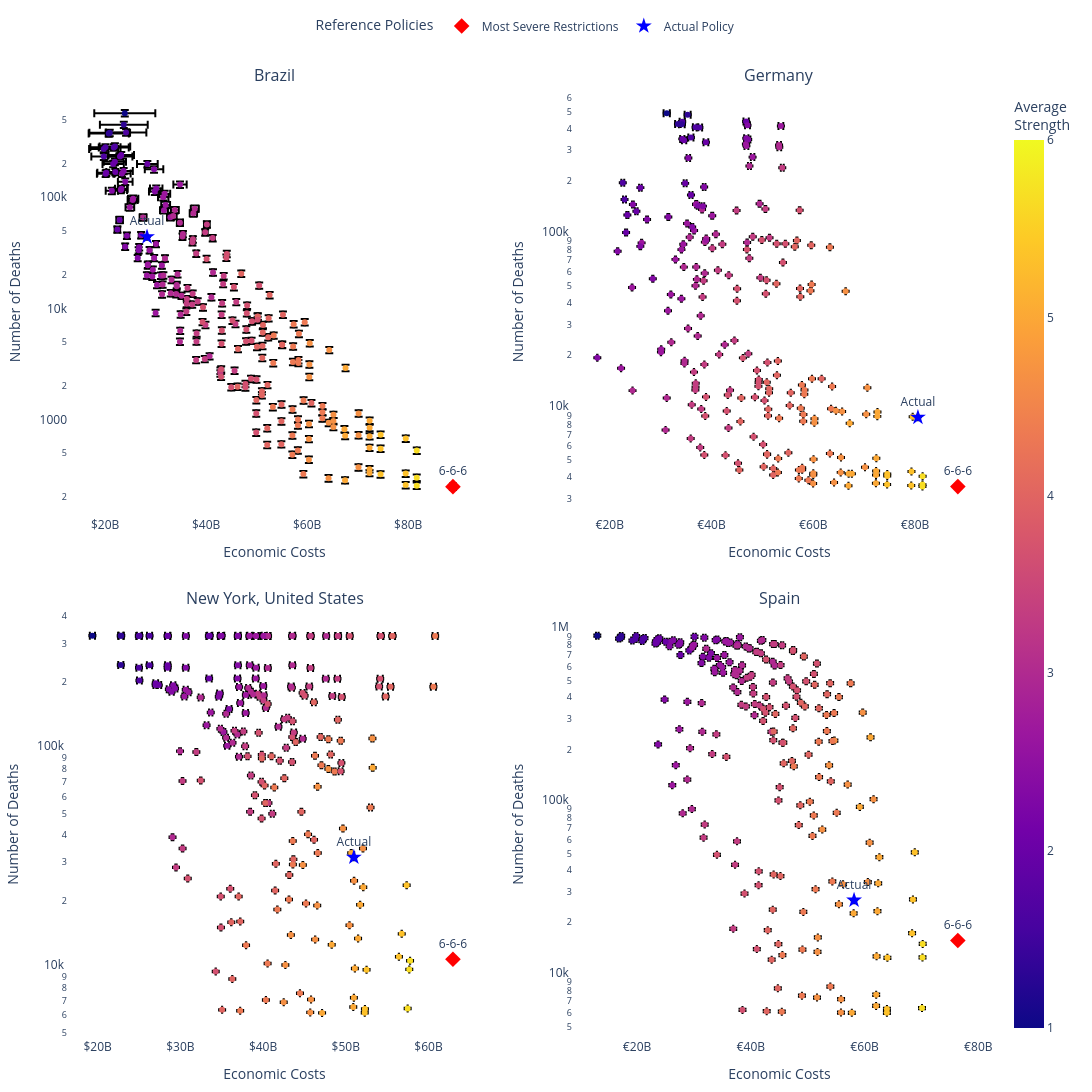

Write notebook code for a chart like this one.
### Code cell
def shorten_policy_string(pname):
    policies = pname.split("-")
    DICT_POLICY_CODE = {
        'No_Measure': "1",
        'Restrict_Mass_Gatherings': "2",
        'Authorize_Schools_but_Restrict_Mass_Gatherings_and_Others': "3",
        # 'Mass_Gatherings_Authorized_But_Others_Restricted': "3",
        'Restrict_Mass_Gatherings_and_Schools': "4",
        'Restrict_Mass_Gatherings_and_Schools_and_Others': "5",
        'Lockdown': "6"
    }
    short_name = '-'.join([DICT_POLICY_CODE[pol] for pol in policies])
    return short_name

# Currency symbol mapping
currency_symbols = {
    'US': '$', 'ES': '€', 'GB': '£', 'CN': '¥', 'JP': '¥', 'IN': '₹', 'DE': '€', 'FR': '€',
    # Add more country codes and symbols as needed
}
name_codes = {
    'US-NY': 'New York, United States', 'ES': 'Spain', 'DE': 'Germany', 'BR': 'Brazil'
    # Add more country codes and symbols as needed
}

cost_colors = {
    'st_economic_costs': '#636EFA',  # blue
    'd_costs': '#EF553B',  # red
    'h_costs': '#00CC96',  # green
    'mh_costs': '#AB63FA'  # purple
}
def get_currency_symbol(country_code):
    # Extract the ISO country code (first two characters)
    iso_code = country_code.split('-')[0]
    return currency_symbols.get(iso_code, '$')  # Default to '$' if not found


def region_policy_scatter_plot_panel(results: pd.DataFrame, start_date: str = "3/15/2020", 
                                     y_val: str = 'num_deaths', width: int = 600, height: int = 600):
    regions = results['country'].unique()
    num_regions = len(regions)
    num_rows = math.ceil(num_regions / 2)

    
    # Create a subplot grid with two columns
    fig = make_subplots(rows=num_rows, cols=2, shared_xaxes=False, shared_yaxes=False, 
                        subplot_titles=[name_codes[x] for x in regions], vertical_spacing=0.1, horizontal_spacing=0.1)
    
    for i, region in enumerate(regions):
        df = results.query("start_date == @start_date and country == @region")
        if y_val == 'life_costs':
            df['life_costs'] = df.d_costs + df.h_costs + df.mh_costs
            df['life_costs_lb'] = df.d_costs_lb + df.h_costs + df.mh_costs_lb
            df['life_costs_ub'] = df.d_costs_ub + df.h_costs + df.mh_costs_ub
        df['st_economic_costs_lerr'] = df['st_economic_costs'] - df['st_economic_costs_lb']
        df['st_economic_costs_uerr'] = df['st_economic_costs_ub'] - df['st_economic_costs']
        df[f'{y_val}_lerr'] = df[y_val] - df[f'{y_val}_lb']
        df[f'{y_val}_uerr'] = df[f'{y_val}_ub'] - df[y_val]

        # Calculate average strength and add it as a column
        df['avg_strength'] = df['short_policy_name'].apply(lambda x: sum(map(int, x.split('-'))) / 3 if x != 'actual' else None)

        y_val_name = 'Number of Deaths' if y_val == 'num_deaths' else \
            'Humanitarian Costs' if y_val == 'life_costs' else y_val

        # Get the currency symbol for the region
        country_code = df['country'].iloc[0]
        currency_symbol = get_currency_symbol(country_code)
        
        scatter = px.scatter(df, x='st_economic_costs', y=y_val, color='avg_strength',
                             error_x='st_economic_costs_uerr', error_x_minus='st_economic_costs_lerr',
                             error_y=f'{y_val}_uerr', error_y_minus=f'{y_val}_lerr', log_x=False, log_y=True, 
                             hover_name="short_policy_name", hover_data=["num_deaths", "num_cases", "mh_costs", "h_costs", "avg_strength"],
                             labels={'st_economic_costs': 'Economic Costs', y_val: y_val_name, "avg_strength": "Average Strength"},
                             template="plotly_white", color_continuous_scale=px.colors.sequential.Reds)

        # Add traces to the subplot
        for trace in scatter.data:
            fig.add_trace(trace, row=(i//2) + 1, col=(i % 2) + 1)
        
        # Highlight the policy "6-6-6" without adding it to the legend multiple times
        highlight_policy = df[df['short_policy_name'] == '6-6-6']
        if not highlight_policy.empty:
            fig.add_trace(go.Scatter(
                x=highlight_policy['st_economic_costs'],
                y=highlight_policy[y_val],
                mode='markers+text',
                marker=dict(color='red', size=12, symbol='diamond'),
                showlegend=False,
                text=["6-6-6"],
                textposition="top center",
                hoverinfo='skip'
            ), row=(i//2) + 1, col=(i % 2) + 1)

        # Highlight the "actual" policy without adding it to the legend multiple times
        actual_policy = df[df['short_policy_name'] == 'actual']
        if not actual_policy.empty:
            fig.add_trace(go.Scatter(
                x=actual_policy['st_economic_costs'],
                y=actual_policy[y_val],
                mode='markers+text',
                marker=dict(color='blue', size=12, symbol='star'),
                showlegend=False,
                text=["Actual"],
                textposition="top center",
                hoverinfo='skip'
            ), row=(i//2) + 1, col=(i % 2) + 1)

        # Update axes with the correct currency symbol and log scale for y-axis
        fig.update_xaxes(title_text='Economic Costs', tickprefix=currency_symbol, row=(i//2) + 1, col=(i % 2) + 1)
        fig.update_yaxes(title_text=y_val_name, type='log', row=(i//2) + 1, col=(i % 2) + 1)
        if y_val == 'life_costs':
            fig.update_yaxes(tickprefix=currency_symbol, type='log', row=(i//2) + 1, col=(i % 2) + 1)

    # Add legend items for the special points
    fig.add_trace(go.Scatter(
        x=[None],
        y=[None],
        mode='markers',
        marker=dict(color='red', size=12, symbol='diamond'),
        name="Most Severe Restrictions"
    ))
    fig.add_trace(go.Scatter(
        x=[None],
        y=[None],
        mode='markers',
        marker=dict(color='blue', size=12, symbol='star'),
        name="Actual Policy"
    ))

    # Update layout
    fig.update_layout(
        legend=dict(title='Reference Policies', orientation='h', y=1.05, yanchor='bottom', x=0.5, xanchor='center', traceorder='normal'),
        coloraxis_colorbar=dict(title='Average<br>Strength'),
        margin=dict(l=40, r=40, t=80, b=40),
        plot_bgcolor='rgba(0,0,0,0)',
        width=width * 2,
        height=height * num_rows
    )

    return fig
region_policy_scatter_plot_panel(results, start_date = "3/15/2020")
# region_policy_scatter_plot_panel(results, region_name = "BR",start_date = "3/15/2020")

### Figure 1 — Plotly figure (JSON) as saved in the notebook; plotly's stock layout.template omitted (floating-point values rounded to 4 significant figures; data arrays with more than 128 entries replaced by an {"elided": "..."} marker saying what was removed)
{"data": [{"customdata": {"elided": "217x4 float values"}, "error_x": {"array": {"elided": "217 float values"}, "arrayminus": {"elided": "217 float values"}}, "error_y": {"array": {"elided": "217 int values"}, "arrayminus": {"elided": "217 int values"}}, "hovertemplate": "<b>%{hovertext}</b><br><br>Economic Costs=%{x}<br>Number of Deaths=%{y}<br>num_cases=%{customdata[0]}<br>mh_costs=%{customdata[1]}<br>h_costs=%{customdata[2]}<br>Average Strength=%{marker.color}<extra></extra>", "hovertext": {"elided": "217 str values"}, "legendgroup": "", "marker": {"color": {"elided": "217 float values"}, "coloraxis": "coloraxis", "symbol": "circle"}, "mode": "markers", "name": "", "orientation": "v", "showlegend": false, "type": "scatter", "x": {"elided": "217 float values"}, "xaxis": "x", "y": {"elided": "217 int values"}, "yaxis": "y"}, {"hoverinfo": "skip", "marker": {"color": "red", "size": 12, "symbol": "diamond"}, "mode": "markers+text", "showlegend": false, "text": ["6-6-6"], "textposition": "top center", "type": "scatter", "x": [88860000000.0], "xaxis": "x", "y": [249], "yaxis": "y"}, {"hoverinfo": "skip", "marker": {"color": "blue", "size": 12, "symbol": "star"}, "mode": "markers+text", "showlegend": false, "text": ["Actual"], "textposition": "top center", "type": "scatter", "x": [28290000000.0], "xaxis": "x", "y": [43959], "yaxis": "y"}, {"customdata": {"elided": "217x4 float values"}, "error_x": {"array": {"elided": "217 float values"}, "arrayminus": {"elided": "217 float values"}}, "error_y": {"array": {"elided": "217 int values"}, "arrayminus": {"elided": "217 int values"}}, "hovertemplate": "<b>%{hovertext}</b><br><br>Economic Costs=%{x}<br>Number of Deaths=%{y}<br>num_cases=%{customdata[0]}<br>mh_costs=%{customdata[1]}<br>h_costs=%{customdata[2]}<br>Average Strength=%{marker.color}<extra></extra>", "hovertext": {"elided": "217 str values"}, "legendgroup": "", "marker": {"color": {"elided": "217 float values"}, "coloraxis": "coloraxis", "symbol": "circle"}, "mode": "markers", "name": "", "orientation": "v", "showlegend": false, "type": "scatter", "x": {"elided": "217 float values"}, "xaxis": "x2", "y": {"elided": "217 int values"}, "yaxis": "y2"}, {"hoverinfo": "skip", "marker": {"color": "red", "size": 12, "symbol": "diamond"}, "mode": "markers+text", "showlegend": false, "text": ["6-6-6"], "textposition": "top center", "type": "scatter", "x": [88430000000.0], "xaxis": "x2", "y": [3522], "yaxis": "y2"}, {"hoverinfo": "skip", "marker": {"color": "blue", "size": 12, "symbol": "star"}, "mode": "markers+text", "showlegend": false, "text": ["Actual"], "textposition": "top center", "type": "scatter", "x": [80580916230], "xaxis": "x2", "y": [8796], "yaxis": "y2"}, {"customdata": {"elided": "217x4 float values"}, "error_x": {"array": {"elided": "217 float values"}, "arrayminus": {"elided": "217 float values"}}, "error_y": {"array": {"elided": "217 int values"}, "arrayminus": {"elided": "217 int values"}}, "hovertemplate": "<b>%{hovertext}</b><br><br>Economic Costs=%{x}<br>Number of Deaths=%{y}<br>num_cases=%{customdata[0]}<br>mh_costs=%{customdata[1]}<br>h_costs=%{customdata[2]}<br>Average Strength=%{marker.color}<extra></extra>", "hovertext": {"elided": "217 str values"}, "legendgroup": "", "marker": {"color": {"elided": "217 float values"}, "coloraxis": "coloraxis", "symbol": "circle"}, "mode": "markers", "name": "", "orientation": "v", "showlegend": false, "type": "scatter", "x": {"elided": "217 float values"}, "xaxis": "x3", "y": {"elided": "217 int values"}, "yaxis": "y3"}, {"hoverinfo": "skip", "marker": {"color": "red", "size": 12, "symbol": "diamond"}, "mode": "markers+text", "showlegend": false, "text": ["6-6-6"], "textposition": "top center", "type": "scatter", "x": [62960000000.0], "xaxis": "x3", "y": [10796], "yaxis": "y3"}, {"hoverinfo": "skip", "marker": {"color": "blue", "size": 12, "symbol": "star"}, "mode": "markers+text", "showlegend": false, "text": ["Actual"], "textposition": "top center", "type": "scatter", "x": [50980000000.0], "xaxis": "x3", "y": [31618], "yaxis": "y3"}, {"customdata": {"elided": "217x4 float values"}, "error_x": {"array": {"elided": "217 float values"}, "arrayminus": {"elided": "217 float values"}}, "error_y": {"array": {"elided": "217 int values"}, "arrayminus": {"elided": "217 int values"}}, "hovertemplate": "<b>%{hovertext}</b><br><br>Economic Costs=%{x}<br>Number of Deaths=%{y}<br>num_cases=%{customdata[0]}<br>mh_costs=%{customdata[1]}<br>h_costs=%{customdata[2]}<br>Average Strength=%{marker.color}<extra></extra>", "hovertext": {"elided": "217 str values"}, "legendgroup": "", "marker": {"color": {"elided": "217 float values"}, "coloraxis": "coloraxis", "symbol": "circle"}, "mode": "markers", "name": "", "orientation": "v", "showlegend": false, "type": "scatter", "x": {"elided": "217 float values"}, "xaxis": "x4", "y": {"elided": "217 int values"}, "yaxis": "y4"}, {"hoverinfo": "skip", "marker": {"color": "red", "size": 12, "symbol": "diamond"}, "mode": "markers+text", "showlegend": false, "text": ["6-6-6"], "textposition": "top center", "type": "scatter", "x": [76420000000.0], "xaxis": "x4", "y": [15689], "yaxis": "y4"}, {"hoverinfo": "skip", "marker": {"color": "blue", "size": 12, "symbol": "star"}, "mode": "markers+text", "showlegend": false, "text": ["Actual"], "textposition": "top center", "type": "scatter", "x": [58170000000.0], "xaxis": "x4", "y": [26847], "yaxis": "y4"}, {"marker": {"color": "red", "size": 12, "symbol": "diamond"}, "mode": "markers", "name": "Most Severe Restrictions", "type": "scatter", "x": [null], "y": [null]}, {"marker": {"color": "blue", "size": 12, "symbol": "star"}, "mode": "markers", "name": "Actual Policy", "type": "scatter", "x": [null], "y": [null]}], "layout": {"annotations": [{"font": {"size": 16}, "showarrow": false, "text": "Brazil", "x": 0.225, "xanchor": "center", "xref": "paper", "y": 1, "yanchor": "bottom", "yref": "paper"}, {"font": {"size": 16}, "showarrow": false, "text": "Germany", "x": 0.775, "xanchor": "center", "xref": "paper", "y": 1, "yanchor": "bottom", "yref": "paper"}, {"font": {"size": 16}, "showarrow": false, "text": "New York, United States", "x": 0.225, "xanchor": "center", "xref": "paper", "y": 0.45, "yanchor": "bottom", "yref": "paper"}, {"font": {"size": 16}, "showarrow": false, "text": "Spain", "x": 0.775, "xanchor": "center", "xref": "paper", "y": 0.45, "yanchor": "bottom", "yref": "paper"}], "coloraxis": {"colorbar": {"title": {"text": "Average<br>Strength"}}}, "height": 1200, "legend": {"orientation": "h", "title": {"text": "Reference Policies"}, "traceorder": "normal", "x": 0.5, "xanchor": "center", "y": 1.05, "yanchor": "bottom"}, "margin": {"b": 40, "l": 40, "r": 40, "t": 80}, "plot_bgcolor": "rgba(0,0,0,0)", "width": 1200, "xaxis": {"anchor": "y", "domain": [0, 0.45], "tickprefix": "$", "title": {"text": "Economic Costs"}}, "xaxis2": {"anchor": "y2", "domain": [0.55, 1], "tickprefix": "€", "title": {"text": "Economic Costs"}}, "xaxis3": {"anchor": "y3", "domain": [0, 0.45], "tickprefix": "$", "title": {"text": "Economic Costs"}}, "xaxis4": {"anchor": "y4", "domain": [0.55, 1], "tickprefix": "€", "title": {"text": "Economic Costs"}}, "yaxis": {"anchor": "x", "domain": [0.55, 1], "title": {"text": "Number of Deaths"}, "type": "log"}, "yaxis2": {"anchor": "x2", "domain": [0.55, 1], "title": {"text": "Number of Deaths"}, "type": "log"}, "yaxis3": {"anchor": "x3", "domain": [0, 0.45], "title": {"text": "Number of Deaths"}, "type": "log"}, "yaxis4": {"anchor": "x4", "domain": [0, 0.45], "title": {"text": "Number of Deaths"}, "type": "log"}}}
